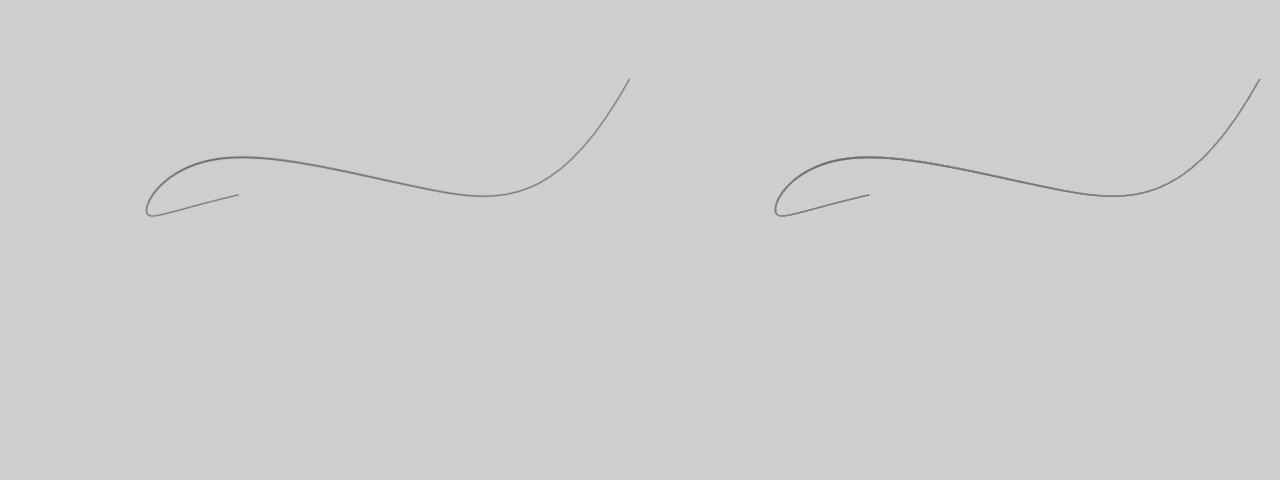
#> input picture data/simulated/blend1/blend1_4.jpg, 1280 x 480 px, found by its file name
$ python curve_fit2.py ../data/simulated/blend1/blend1_4.jpg ../data/simulated/blend1/blend1_4.jpg   (older library calls are emulated)
#> lines starting #> are read from the running program, lines starting #| are printed output that depends on the picture
### src/prob_cloud.py
import matplotlib.pyplot as plt
import plotly.graph_objects as go
import matplotlib.image as mpimg
from matplotlib import collections
from matplotlib import colors as mcolors
import numpy as np
import cv2
from stereo_matching import stereo_match
import sys
import copy
import time

def prob_cloud(img1, img2, calib):
    pix_thresh = 250
    segpix1 = np.argwhere(img1<=pix_thresh)
    segpix2 = np.argwhere(img2<=pix_thresh)
    disp_cv, img_3D = stereo_match(img1, img2, calib)
    img1 = np.float32(img1)
    img2 = np.float32(img2)

    # Get reliabilities
    # TODO get max_disp from img instead of hardcoding
    reliab = np.zeros(segpix1.shape[0])
    max_disp = 40
    rad = 2
    c_data = 5
    c_slope = 8
    c_shift = 0.8
    # TODO deal with out-of-bounds conditions
    for i in range(segpix1.shape[0]):
        pix = segpix1[i]
        chunk = img1[pix[0]-rad:pix[0]+rad+1, pix[1]-rad:pix[1]+rad+1]
        seg = np.argwhere(chunk<=pix_thresh) + np.expand_dims(segpix1[i], 0) - rad

        energy = np.array([
            np.sum(
                (img1[seg[:,0], seg[:,1]] - img2[seg[:,0], seg[:,1] - off])**2
            ) for off in range(max_disp)
        ])

        best = np.min(energy)
        disp = np.argmin(energy)
        energy2 = np.delete(energy, slice(disp-1, disp+2))
        next_best = np.min(energy2)
        disp2 = np.argmin(energy2)

        x = (next_best - best)/((best + 1e-7)*c_data)
        reliab[i] = 1/(1+np.exp(np.clip(-1*c_slope*(x-c_shift), -87, None)))

        if np.abs(disp - disp_cv[pix[0], pix[1]]) > 5:
            reliab[i] /= 2

    # prune unreliable points
    reliab_thresh = 0.9
    relidx = np.argwhere(reliab>reliab_thresh)
    relpts = segpix1[relidx[:, 0]]
    relmap = np.zeros_like(img1)
    relmap[relpts[:, 0], relpts[:, 1]] = reliab[relidx[:, 0]]

    # ax = plt.axes(projection='3d')
    # ax.view_init(0, 0)
    # ax.set_zlim(0, 1000)
    # ax.scatter(
    #     segpix1[:, 0],
    #     segpix1[:, 1],
    #     img_3D[segpix1[:, 0], segpix1[:, 1], 2],
    #     s=1, c="r")
    # ax.scatter(
    #     relpts[:, 0],
    #     relpts[:, 1],
    #     img_3D[relpts[:, 0], relpts[:, 1], 2],
    #     c="b")
    # plt.show()
    # return

    #Find Clusters
    clusters = []
    vlist = [pt for pt in relpts.copy()]
    vmap = np.ones_like(img1)
    vmap[relpts[:, 0], relpts[:, 1]] = 0
    escape = False
    DIRECTIONS = np.array([[1, 0], [-1, 0], [0, 1], [0, -1],
                           [2, 0], [-2, 0], [0, 2], [0, -2],
                           [1, 1], [-1, -1], [-1, 1], [1, -1]])
    # TODO make these relative to thread size?
    max_size = 20
    min_size = 5
    while len(vlist) > 0:
        cluster = []
        # choose source from remaining keypoint candidates
        source = vlist.pop(0)
        while vmap[source[0], source[1]] == 1:
            if len(vlist) == 0:
                escape = True
                break
            source = vlist.pop(0)
        if escape:
            break

        # perform BFS until max cluster size
        frontier = [source]
        vmap[source[0], source[1]] = 1
        while len(frontier) > 0 and len(cluster) <= max_size:
            curr = frontier.pop(0)
            cluster.append(curr)
            for d in DIRECTIONS:
                neigh = curr + d
                # make sure not out of bounds
                if neigh[0] < 0 or neigh[0] >= vmap.shape[0] or \
                    neigh[1] < 0 or neigh[1] >= vmap.shape[1]:
                    continue
                if vmap[neigh[0], neigh[1]] == 1:
                    continue
                frontier.append(neigh)
                vmap[neigh[0], neigh[1]] = 1
        # put frontier back into unvisited if max cluster size reached
        while len(frontier) > 0:
            curr = frontier.pop(0)
            vmap[curr[0], curr[1]] = 0
        # Ignore clusters that are too small
        if len(cluster) >= min_size:
            clusters.append(cluster)


    cluster_means = np.zeros((len(clusters), 3))
    cluster_stds = np.zeros((len(clusters), 3))
    cluster_sizes = np.zeros((len(clusters),))
    cluster_rels = []
    cluster_map = np.zeros_like(img1)
    all_clustered = []
    for i, cluster in enumerate(clusters):
        all_clustered += cluster
        cluster = np.array(cluster)
        cluster_means[i, :2] = np.mean(cluster, axis=0)
        cluster_means[i, 2] = np.mean(img_3D[cluster[:, 0], cluster[:, 1], 2])
        cluster_stds[i, :2] = np.std(cluster, axis=0)
        cluster_stds[i, 2] = np.std(img_3D[cluster[:, 0], cluster[:, 1], 2])
        cluster_map[cluster[:, 0], cluster[:, 1]] = i+1
        cluster_sizes[i] = len(cluster)
        cluster_rels.append(relmap[cluster[:, 0], cluster[:, 1]])
    all_clustered = np.array(all_clustered)
    all_std = np.std(img_3D[all_clustered[:, 0], all_clustered[:, 1], 2])

    # Use cluster statistics to form boundary constraints
    # TODO Combine with above
    # bounds_rads = np.zeros((len(clusters),))
    # for i, cluster in enumerate(clusters):
    #     cluster = np.array(cluster)
    #     mean_rel = np.mean(cluster_rels[i])
    #     size = cluster_sizes[i]
    #     # TODO have different condition for max cluster size?
    #     size_mult = 4 - 2 * (size - min_size) / (max_size - min_size)
    #     rel_mult = 1 / (mean_rel**2 - 0.7)
    #     bounds_rads[i] = all_std/4 + all_std/20 * size_mult * rel_mult

    # ax = plt.axes(projection='3d')
    # ax.view_init(0, 0)
    # ax.set_xlim(0, 480)
    # ax.set_ylim(0, 640)
    # ax.set_zlim(0, 20)
    # ax.scatter(
    #     segpix1[:, 0],
    #     segpix1[:, 1],
    #     img_3D[segpix1[:, 0], segpix1[:, 1], 2],
    #     s=1, c="r")
    # ax.scatter(
    #     cluster_means[:, 0],
    #     cluster_means[:, 1],
    #     cluster_means[:, 2],
    #     c="b")
    # plt.show()
    # assert False

    # "Solidify" clusters for ordering
    solid_clusters = copy.deepcopy(clusters)
    solid_map = cluster_map.copy()
    c_rad = 1
    for pix in segpix1:
        if cluster_map[pix[0], pix[1]] != 0:
            continue
        roi = cluster_map[pix[0]-c_rad:pix[0]+c_rad+1, pix[1]-c_rad:pix[1]+c_rad+1]
        near = np.argwhere(roi>0) + np.expand_dims(pix, 0) - c_rad
        if near.shape[0] > 0:
            c_id = int(cluster_map[near[0, 0], near[0, 1]])-1
            solid_clusters[c_id].append(pix)
            solid_map[pix[0], pix[1]] = c_id+1

    # Cluster ordering
    adjacents = [set() for _ in solid_clusters]
    grow_paths = [set() for _ in solid_clusters]
    for c_id, cluster in enumerate(solid_clusters):
        # perform DFS to find adjacent clusters
        frontier = copy.deepcopy(cluster)
        while len(frontier) > 0:
            curr = frontier.pop()
            for d in DIRECTIONS[:4]:
                neigh = curr + d
                # Check OOB condition
                if neigh[0] < 0 or neigh[0] >= solid_map.shape[0] or \
                    neigh[1] < 0 or neigh[1] >= solid_map.shape[1]:
                    continue
                t_neigh = tuple(neigh)
                neigh_clust = solid_map[t_neigh]
                # if neighbor is segmented, unvisited, and outside cluster
                if img1[neigh[0], neigh[1]] <= pix_thresh and \
                    t_neigh not in grow_paths[c_id] and \
                    neigh_clust != c_id+1:
                    # note down when adjacent keypoints are found
                    if neigh_clust != 0 :
                        adjacents[c_id].add(neigh_clust-1)
                    else:
                        frontier.append(neigh)
                        grow_paths[c_id].add(t_neigh)

    return img_3D, solid_clusters, solid_map, cluster_means, grow_paths, adjacents

    # Extract curve segments, avoiding intersections
    segments = []
    # prematurely visit intersection keypoints
    visited = [0 if len(neighs) <= 2 else 1 for neighs in adjacents]
    outer_frontier = [c_id for c_id, neighs in enumerate(adjacents) if len(neighs) <= 2]
    while True:
        # Choose an unvisited source with only 1 unvisited neighbor
        source = None
        while len(outer_frontier) > 0:
            c_id = outer_frontier.pop()
            paths = 0
            for n_id in adjacents[c_id]:
                n_id = int(n_id)
                if visited[n_id] != 1:
                    paths += 1
            if paths == 1:
                source = c_id
                break
        # exit loop when no more curve segments can grow
        if source == None:
            break

        # graph search to get thread
        frontier = [source]
        visited[c_id] = 1
        segment = []#cluster_means[source]]
        while len(frontier) > 0:
            assert len(frontier) == 1, "Curve is not linked list"
            curr = frontier.pop()
            segment.append(curr)#cluster_means[curr])
            for neigh in adjacents[curr]:
                neigh = int(neigh)
                if visited[neigh] != 1:
                    frontier.append(neigh)
                    visited[neigh] = 1
        segments.append(segment)

    # TODO
    "Join segments to form single ordering"
    return img_3D, cluster_means, grow_paths, segments[-1]
    # [7 lines of commented-out code are left out]

    "Misc visualization code"
    # [66 lines of commented-out code are left out]


    "First Draft"
    # TODO delete
    # img_3D = stereo_match(img1, img2)
    # thresh = 226
    # seg_pix = np.argwhere(img1 <= thresh)

    # rng = np.random.default_rng()
    # sample = seg_pix[rng.choice(seg_pix.shape[0], seg_pix.shape[0]//10)]
    # # test = np.ones_like(img1) * 255
    # # test[sample[:, 0], sample[:, 1]] = 0
    # # plt.imshow(test)
    # # plt.show()
    # rad = 6
    # # TODO try sampling
    # # means = np.zeros_like(img1)
    # # varians = np.zeros_like(means)
    # cloud = np.zeros((5*seg_pix.shape[0], 3))
    # varians = np.zeros_like(img1)
    # for i, pix in enumerate(seg_pix):
    #     r0 = max(0, pix[0]-rad)
    #     r1 = min(img1.shape[0]-1, pix[0]+rad+1)
    #     c0 = max(0, pix[1]-rad)
    #     c1 = min(img1.shape[1]-1, pix[1]+rad+1)
    #     roi = img1[r0:r1, c0:c1]
    #     roi_seg = np.argwhere(roi <= thresh) + np.expand_dims(pix, 0) - rad
    #     roi_depths = img_3D[roi_seg[:, 0], roi_seg[:, 1], 2]
    #     roi_depths = roi_depths[roi_depths != np.inf]
    #     roi_depths = roi_depths[roi_depths > 0]
    #     mean = np.mean(roi_depths)
    #     std = np.std(roi_depths)
    #     varians[pix[0], pix[1]] = std**2
    #     cloud[5*i] = np.array([pix[0], pix[1], mean-2*std])
    #     cloud[5*i+1] = np.array([pix[0], pix[1], mean-std])
    #     cloud[5*i+2] = np.array([pix[0], pix[1], mean])
    #     cloud[5*i+3] = np.array([pix[0], pix[1], mean+std])
    #     cloud[5*i+4] = np.array([pix[0], pix[1], mean+2*std])
    # # var_var = np.zeros((seg_pix.shape[0]*5))
    # # for i, pix in enumerate(seg_pix):
    # #     roi = img1[pix[0]-1:pix[0]+2, pix[1]-1:pix[1]+2]
    # #     roi_seg = np.argwhere(roi <= thresh) + np.expand_dims(pix, 0) - 1
    # #     roi_vars = varians[roi_seg[:, 0], roi_seg[:, 1]]
    # #     var_var[5*i:5*i+5] = 0 if varians[pix[0], pix[1]]<1e-7 else \
    # #         np.log(np.var(roi_vars) / varians[pix[0], pix[1]]+1)
    # # ax = plt.axes(projection="3d")
    # # ax.scatter(cloud[:, 0], cloud[:, 1], cloud[:, 2], s=2)#, c=var_var)
    # # ax.scatter(
    # #     seg_pix[:, 0],
    # #     seg_pix[:, 1],
    # #     img_3D[seg_pix[:, 0], seg_pix[:, 1], 2],
    # #     s=2, c="r")
    # # ax.set_zlim(0, 1000)
    # # plt.show()
    # return cloud


# [18 lines that do not run on import are left out]

### src/stereo_matching.py
import cv2
import torch
import numpy as np
import matplotlib.pyplot as plt
import matplotlib.image as mpimg
from mpl_toolkits import mplot3d
import sys

OPENCV_MATCHING = True
TESTING = False

"""
TODO Remove altogether?
"""

gt = np.array([
    [259, 337, 314],
    [256, 327, 304],
    [256, 319, 296],
    [259, 312, 289],
    [263, 305, 282],
    [270, 299, 275.5],
    [277, 296, 272],
    [288, 294, 270],
    [298, 296, 272],
    [310, 304, 279],
    [318, 311, 286],
    [326, 321, 296],
    [331, 329, 303.5],
    [336, 340, 314],
    [340, 352, 325],
    [341, 357, 331],
    [342, 362, 333.5],
    [342, 369, 342.5],
    [341, 373, 345],
    [342, 387, 363],
    [341, 392, 366.5],
    [339, 404, 378.5],
    [334, 422, 396],
    [328, 434, 408],
    [319, 445, 418.5],
    [314, 449, 422],
    [305, 455, 428],
    [296, 459, 432.5],
    [278, 464, 437.5],
    [267, 465, 439],
    [251, 465, 440],
    [234, 463, 437.5],
    [224, 461, 436],
    [212, 457, 432],
    [207, 455, 430.5],
    [198, 451, 427],
    [187, 445, 421],
    [177, 438, 414.5],
    [168, 430, 407],
    [160, 421, 399],
    [155, 415, 393],
    [148, 406, 384],
    [142, 399, 377],
    [133, 388, 366.5],
    [129, 381, 360],
    [127, 375, 355.5],
    [122, 357, 338],
    [117, 343, 323.5],
    [113, 334, 314],
    [110, 327, 307.5],
    [105, 316, 297],
    [101, 307, 288],
    [96, 294, 276],
    [93, 283, 264],
    [91, 276, 258],
    [89, 265, 248],
    [88, 258, 242],
    [89, 251, 229.5],
    [88, 240, 214],
    [91, 230, 208.5],
    [100, 220, 198.5],
    [106, 215, 193],
    [115, 209, 187],
    [122, 205, 184],
    [131, 200, 178.5],
    [138, 196, 174],
    [149, 191, 169],
    [157, 188, 166],
    [165, 185, 163.5],
    [174, 183, 161],
    [183, 181, 159],
    [190, 179, 157],
    [199, 177, 154.5],
    [212, 173, 150],
    [223, 170, 147],
    [231, 168, 145],
    [242, 166, 143],
    [249, 165, 142],
    [259, 163, 140],
    [269, 161, 138],
    [279, 159, 135],
    [289, 156, 132],
    [299, 153, 129],
    [315, 148, 124],
    [332, 143, 118.5],
    [345, 139, 114],
    [358, 135, 110],
    [365, 133, 107.5],
    [375, 129, 103.5],
    [381, 127, 101],
    [390, 124, 98],
    [396, 123, 96.5],
    [400, 123, 96],
    [404, 124, 97],
    [403, 128, 101],
    [399, 131, 104.5],
    [393, 134, 107.5],
    [387, 136, 109.5],
    [382, 137, 110],
    [379, 137, 110],
    [376, 134, 108],
    [372, 134, 108],
    [369, 132, 106]
])

def stereo_match(img1, img2, calib):
    # Read in camera calibration values
    cv_file = cv2.FileStorage(calib, cv2.FILE_STORAGE_READ)
    K1 = cv_file.getNode("K1").mat()
    D1 = cv_file.getNode("D1").mat()
    K2 = cv_file.getNode("K2").mat()
    D2 = cv_file.getNode("D2").mat()
    R = cv_file.getNode("R").mat()
    T = cv_file.getNode("T").mat()
    ImageSize = cv_file.getNode("ImageSize").mat()
    img_size = (int(ImageSize[0][1]), int(ImageSize[0][0]))

    R1, R2, P1, P2, Q, roi1, roi2 = cv2.stereoRectify(K1, D1, K2, D2, img_size, R, T,
        flags=cv2.CALIB_ZERO_DISPARITY)
    map1x, map1y = cv2.initUndistortRectifyMap(K1, D1, R1, P1, img_size, cv2.CV_16SC2)
    map2x, map2y = cv2.initUndistortRectifyMap(K2, D2, R2, P2, img_size, cv2.CV_16SC2)

    img1 = cv2.remap(img1, map1x, map1y, cv2.INTER_LINEAR)
    img2 = cv2.remap(img2, map2x, map2y, cv2.INTER_LINEAR)

    if OPENCV_MATCHING:
        sgbm_win_size = 5
        sgbm = cv2.StereoSGBM.create(
            numDisparities=((img_size[0]//8) + 15) & -16,
            blockSize=sgbm_win_size,
            P1=8*1*sgbm_win_size*sgbm_win_size,
            P2=32*1*sgbm_win_size*sgbm_win_size,
            disp12MaxDiff=1,
            # [4 lines of commented-out code are left out]
        )
        disp_cv = sgbm.compute(img1, img2)
        disp_cv = np.float32(disp_cv) / 16.0
        img_3D = cv2.reprojectImageTo3D(disp_cv, Q)
        return disp_cv, img_3D, Q, img1, img2
    else:
        img1 = np.float32(img1)
        img2 = np.float32(img2)
        thresh = 40
        pix_thresh = 210
        max_disp = 40

        pixels1 = np.argwhere(img1<=pix_thresh)
        pix_to_idx = {(int(pix[0]), int(pix[1])):i for i, pix in enumerate(pixels1)}
        disps = np.zeros(pixels1.shape[0])
        reliab = np.zeros(pixels1.shape[0])
        affins = np.zeros((pixels1.shape[0], 9))

        # [8 lines of commented-out code are left out]

        rad = 2
        c_data = 5
        c_slope = 8
        c_shift = 0.8
        # TODO deal with out-of-bounds conditions
        for i in range(pixels1.shape[0]):
            pix1 = (pixels1[i][0], pixels1[i][1])
            chunk = img1[pix1[0]-rad:pix1[0]+rad+1, pix1[1]-rad:pix1[1]+rad+1]
            seg = np.argwhere(chunk<=pix_thresh) + np.expand_dims(pixels1[i], 0) - rad

            energy = np.array([
                np.sum(
                    (img1[seg[:,0], seg[:,1]] - img2[seg[:,0], seg[:,1] - off])**2 #+
                    # (ordmap1[seg[:,0], seg[:,1]] - ordmap2[seg[:,0], seg[:,1] - off])**2
                ) for off in range(max_disp)
            ])

            best = np.min(energy)#to_r/(np.min(energy) + 1e-7)
            disp = np.argmin(energy)
            energy2 = np.delete(energy, slice(disp-1, disp+2))
            next_best = np.min(energy2)#to_r/(np.min(energy) + 1e-7)

            disps[i] = disp
            x = (next_best - best)/((best + 1e-7)*c_data)
            reliab[i] = 1/(1+np.exp(np.clip(-1*c_slope*(x-c_shift), -87, None)))

            roi = img1[pix1[0]-1:pix1[0]+2, pix1[1]-1:pix1[1]+2].copy()
            # ignore current pixel
            roi[1, 1] = pix_thresh+1
            neighs = np.argwhere(roi<=pix_thresh) + np.expand_dims(pixels1[i], 0) - 1
            valn = np.array([img1[pixn[0], pixn[1]] for pixn in neighs])
            if neighs.size == 0:
                continue
            varn = np.var(valn)
            curr_affins = np.exp(np.clip(-1*(img1[pix1] - valn)**2 / (2*varn + 1e-7), -87, None))
            curr_affins /= np.sum(curr_affins) + 1e-7
            for j, pixn in enumerate(neighs):
                idx = 3*(pixn[0]-pix1[0]+1) + pixn[1]-pix1[1]+1
                affins[i, idx] = curr_affins[j]

        # Perform laplacian propagation
        F_hat = disps
        P = np.diag(reliab)
        W = np.zeros_like(P)
        for i, pix in enumerate(pixels1):
            for j, affin in enumerate(affins[i]):
                if affin > 1e-7:
                    r = j//3 + pix[0] - 1
                    c = j%3 + pix[1] - 1
                    idx = pix_to_idx[(r, c)]
                    W[i, idx] = affin
        F = np.linalg.solve(
            P + np.eye(len(pixels1)) - W,
            np.matmul(P, F_hat)
        )

        disp_map = np.zeros_like(img1)
        disp_map[pixels1[:, 0], pixels1[:, 1]] = F#disps
        # reliab_map = np.zeros_like(img1)
        # reliab_map[pixels1[:, 0], pixels1[:, 1]] = reliab
        img2rgb = cv2.cvtColor(img2,cv2.COLOR_GRAY2RGB)
        for i in range(pixels1.shape[0]):
            pix1 = (pixels1[i][0], pixels1[i][1])
            if disp_map[pix1]:
                img2rgb[pix1[0], int(pix1[1] - disp_map[pix1]), 0] -= 60
                img2rgb[pix1[0], int(pix1[1] - disp_map[pix1]), 2] -= 60
        img2rgb = np.uint8(np.clip(img2rgb, 0, 255))
        plt.imshow(img2rgb)
        plt.figure(2)
        heatmap = plt.pcolor(disp_map)
        plt.colorbar(heatmap)
        plt.gca().invert_yaxis()
        # [5 lines of commented-out code are left out]
        plt.figure(3)
        ax = plt.axes(projection='3d')
        ax.view_init(0, 0)
        ax.set_zlim(0, 1000)
        depth = np.matmul(
            Q,
            np.stack((pixels1[:, 0], pixels1[:, 1], F, np.ones_like(F)))
        )
        depth /= np.expand_dims(depth[3].copy(), 0)
        ax.scatter(
            pixels1[:, 0],
            pixels1[:, 1],
            depth[2],
            s=1
        )
        ax.scatter(
            pixels1[:, 0],
            pixels1[:, 1],
            img_3D[pixels1[:, 0], pixels1[:, 1], 2],
            c="r",
            s=1
        )
        gt_depth = np.matmul(
            Q,
            np.stack((gt[:, 0], gt[:, 1], gt[:, 1]-gt[:, 2], np.ones_like(gt[:, 0])))
        )
        gt_depth /= np.expand_dims(gt_depth[3].copy(), 0)
        ax.scatter(
            gt[:, 0],
            gt[:, 1],
            gt_depth[2],
            c="g"
        )
        # [8 lines of commented-out code are left out]
        plt.show()


# [36 lines that do not run on import are left out]
    # [8 lines of commented-out code are left out]

### src/curve_fit2.py
import matplotlib.pyplot as plt
import plotly.graph_objects as go
import matplotlib.image as mpimg
import numpy as np
import scipy.optimize
import scipy.integrate
import scipy.interpolate as interp
import scipy.stats
import cv2
from stereo_matching import stereo_match
from prob_cloud import prob_cloud
from pixel_ordering import order_pixels
from keypt_ordering import keypt_ordering
import sys

# [298 lines left out: functions curve_fit, objective, lower_bound, not called in this run]

def lower_grad(args, knots, d, constr, x, grad):
    return [der(x) for der in grad]

# [5 lines left out: function upper_bound, not called in this run]

def upper_grad(args, knots, d, constr, x, grad):
    return [-1*der(x) for der in grad]

# [70 lines left out: functions dspline_grads, gradient, not called in this run]


if __name__ == "__main__":
    # [8 lines of commented-out code are left out]
    fileb = "../Blender_imgs/blend1/blend1_4.jpg"
    calib = "/Users/neelay/ARClabXtra/Blender_imgs/blend_calibration.yaml"
    imgb = cv2.imread(fileb)
#> imgb is the input picture: shape (480, 1280, 3); min 101, max 219, mean 205.7
    imgb = cv2.cvtColor(imgb, cv2.COLOR_BGR2GRAY)
#> imgb: shape (480, 1280)
    img1 = imgb[:, :640]
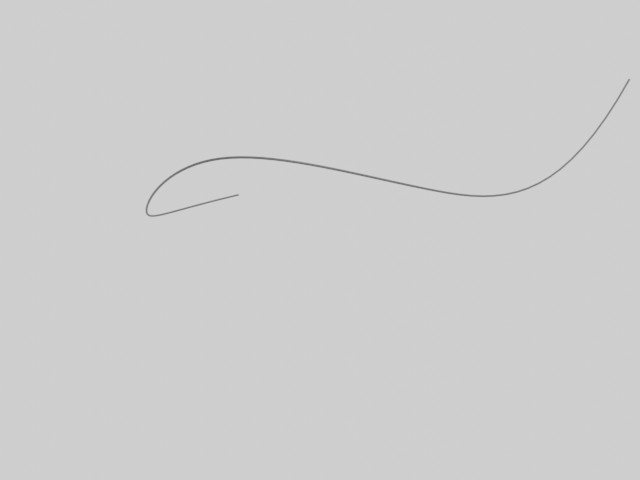
#> img1: shape (480, 640); min 105, max 216, mean 205.7
    img2 = imgb[:, 640:]
    img1 = np.where(img1>=200, 255, img1)
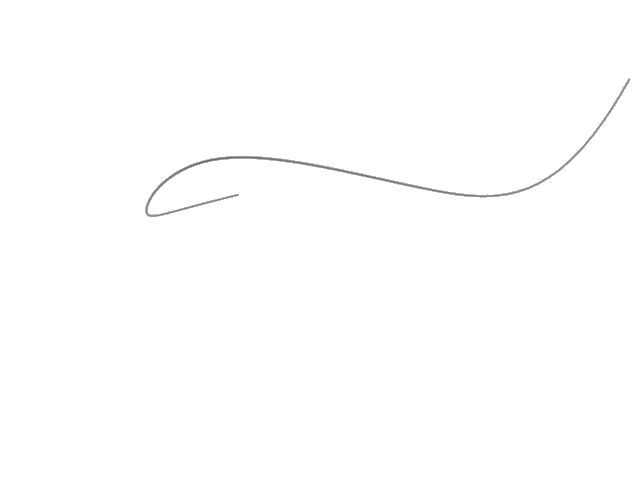
#> img1: shape (480, 640); min 105, max 255, mean 254.4
    img2 = np.where(img2>=200, 255, img2)
    # [7 lines of commented-out code are left out]
    img_3D, clusters, cluster_map, keypoints, grow_paths, adjacents = prob_cloud(img1, img2, calib)
#> in prob_cloud, `segpix1 = np.argwhere(img1<=pix_thresh)`: segpix1 = 1964 pairs, first value 78 to 216, second value 145 to 630
#> in prob_cloud, `segpix2 = np.argwhere(img2<=pix_thresh)`: segpix2 = 1822 pairs, first value 78 to 216, second value 134 to 620
#> (the run stopped early here; a loop or call above may not have finished)
